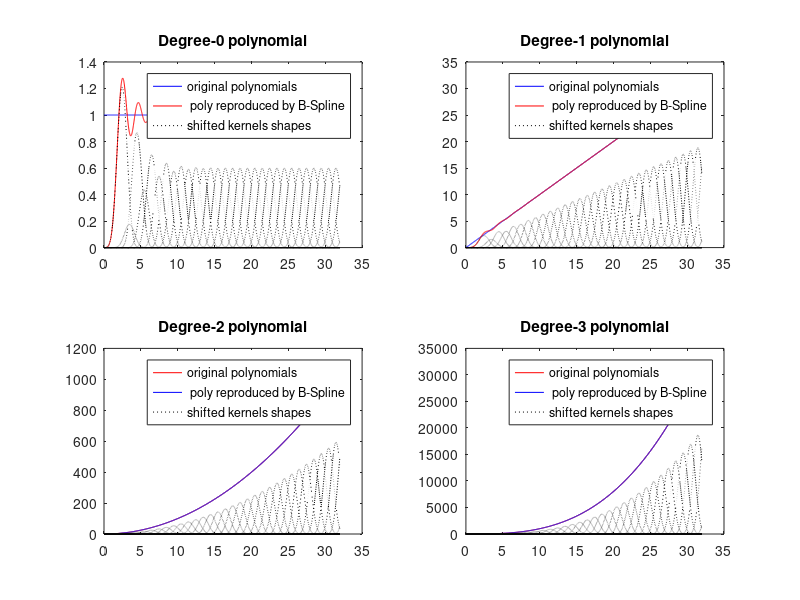

This figure's MATLAB source:
clc;clear;
% maximum degree of polynomials
Max_d=3;
% length of the signal
Len=2048;
% sampling period
T=64;
% signal range [0, 32]
Max_Sig=32;
MIn_Sig=0;
% time of sampling points
Time_res=1/64;
t=0:(Time_res):(Len-1)/T;
%numbers of shift,the first shift is [0,64],2nd shift is [65, 128]......
num_shifts=Len/T;

%define B-spline function and beta_0 is a box function
beta_0 = ones(1,T);
temp = beta_0;
for i=1:4
    phi_T = [conv(beta_0, temp)] / T;
    temp = phi_T;
end

%define Kernels that can reproduce polynomials
Kernels=zeros(num_shifts,2048);
phi = zeros(1,2048);

phi(1:length(phi_T))=phi_T;
for i=1:num_shifts   
    Kernels(i,:)=[zeros(1,(i-1)*T), phi(1: end-(i-1)*T)];
end

%dual basis exists because of b-spline rather that dB4!!!!
dualKernels=((Kernels.')*inv(Kernels*(Kernels.'))).';

%t^m
polynomials=zeros(Max_d,2048);

for degree=0:Max_d
    polynomials(degree+1,:)=t.^(degree);
end

%using formular of Cm,n=<t^m, phi>, this time phi is dual!!!
coefficients=zeros(Max_d, num_shifts);
coefficients=dualKernels*polynomials.';

%reproduce polynomials of maximum degree 3 using coefficients
repoly=Kernels.'*coefficients;
repoly=repoly';

%PLOT degree=0, original poly, reproduced poly, shafted kernel shapes
subplot(2,2,1)
plot(t,polynomials(1,:),'b')
hold on;
plot(t,repoly(1,:),"r")
hold on;
for i=1:num_shifts
    hold on;
    plot(t, Kernels(i,:).*coefficients(i,1),"k:")
end
legend("original polynomials"," poly reproduced by B-Spline","shifted kernels shapes")
title("Degree-0 polynomial")
%PLOT degree=1
subplot(2,2,2)
plot(t,polynomials(2,:),'b')
hold on;
plot(t,repoly(2,:),"r")
hold on;
for i=1:num_shifts
    hold on;
    plot(t, Kernels(i,:).*coefficients(i,2),"k:")
end
legend("original polynomials"," poly reproduced by B-Spline","shifted kernels shapes")
title("Degree-1 polynomial")
%PLOT degree=2
subplot(2,2,3)
plot(t,polynomials(3,:),'r')
hold on;
plot(t,repoly(3,:),"b")
hold on;
for i=1:num_shifts
    hold on;
    plot(t, Kernels(i,:).*coefficients(i,3),"k:")
end
legend("original polynomials"," poly reproduced by B-Spline","shifted kernels shapes")
title("Degree-2 polynomial")
%PLOT degree=3
subplot(2,2,4)
plot(t,polynomials(4,:),'r')
hold on;
plot(t,repoly(4,:),"b")
hold on;
for i=1:num_shifts
    hold on;
    plot(t, Kernels(i,:).*coefficients(i,4),"k:")
end
legend("original polynomials"," poly reproduced by B-Spline","shifted kernels shapes")
title("Degree-3 polynomial")


